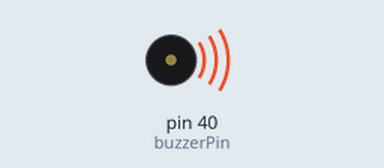
Simulated run of this sketch. Board: Arduino Mega 2560, built with avr-gcc and run on an emulated ATmega2560. On the bench: buzzer (waves = sounding).

Above: at 0.1 s.
At 55.1 s:
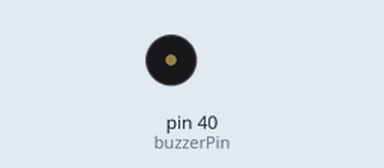
Timing chart, 0 to 56.6 s (numbered marks = the images above):
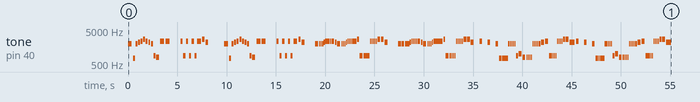

The sketch:

despacitoTheme.ino
```cpp
#include "notas.h"
// Despacito by Fonsi y el daddy waiting for v65
// Computer science student github.com/matirinfante
const int buzzerPin = 40;
void setup() {
  despacito();
}

void loop() {
}

void despacito(){

  verso();
  delay(1500);
  verso();
  delay(1000);
  versoFin();
  delay(1000);
  //Variacion loca v656876
  beep(NOTE_B6,120); //E7
  beep(NOTE_B6,120); //E7
  versoFin();
  // HERE THE BUZZER BURNS x2
  delay(500);
  besto();
  besto();
}
void verso(){
  beep(NOTE_B6,400); //E7
  beep(NOTE_FS5,200); //B7
  beep(NOTE_B6,200); //E7
  beep(NOTE_CS7,200); //E9
  beep(NOTE_D7,200); //E10
  beep(NOTE_E7,200); //E12
  beep(NOTE_D7,200); //E10
  beep(NOTE_CS7,200); //E9
  beep(NOTE_B6,200); //E7
  beep(NOTE_A5,200); //B10
  beep(NOTE_G5,300); //B8
  delay(40);
  beep(NOTE_D7,400); //E10
  beep(NOTE_D7,400); //E10
  delay(1000);
  beep(NOTE_D7,220); //E10
  beep(NOTE_A5,220); //B10
  beep(NOTE_D7,220); //E10
  beep(NOTE_A5,220); //B10
  beep(NOTE_D7,220); //E10
  beep(NOTE_A5,220); //B10
  beep(NOTE_D7,380); //E10
  beep(NOTE_E7,250); //E12
  beep(NOTE_CS7,300); //E9

  //beep(NOTE_B6,200); //E7
  //beep(NOTE_B6,200); //E7
}

void versoFin(){
  beep(NOTE_B6,300); //E7
  beep(NOTE_B6,120); //E7
  beep(NOTE_B6,120); //E7
  beep(NOTE_B6,120); //E7
  beep(NOTE_CS7,120); //E9
  beep(NOTE_D7,120); //E10
  beep(NOTE_D7,120); //E10
  beep(NOTE_D7,120); //E10
  beep(NOTE_D7,120); //E10
  beep(NOTE_D7,275); //E10
  beep(NOTE_CS7,175); //E9
  beep(NOTE_B6,300); //E7
  delay(40);
  beep(NOTE_B6,120); //E7
  beep(NOTE_B6,120); //E7
  beep(NOTE_B6,120); //E7
  beep(NOTE_CS7,120); //E9
  beep(NOTE_D7,120); //E10
  beep(NOTE_D7,120); //E10
  beep(NOTE_D7,120); //E10
  beep(NOTE_D7,120); //E10
  beep(NOTE_D7,275); //E10
  beep(NOTE_E7,175); //E12
  beep(NOTE_A5,300); //B10
  delay(40);
  beep(NOTE_A5,120); //B10
  beep(NOTE_A5,120); //B10
  beep(NOTE_A5,120); //B10
  beep(NOTE_A5,120); //B10
  beep(NOTE_D7,120); //E10
  beep(NOTE_D7,120); //E10
  beep(NOTE_D7,120); //E10
  beep(NOTE_D7,120); //E10
  beep(NOTE_D7,120); //E10
  beep(NOTE_E7,275); //E12
  beep(NOTE_E7,275); //E12
  beep(NOTE_CS7,300); //E9

}

void besto(){
  beep(NOTE_D7,250); //E10
  delay(500);
  beep(NOTE_CS7,250); //E9
  delay(500);
  beep(NOTE_B6,250); //E7
  beep(NOTE_FS5,250); //B7
  beep(NOTE_FS5,120); //B7
  beep(NOTE_FS5,120); //B7
  beep(NOTE_FS5,120); //B7
  beep(NOTE_FS5,120); //B7
  beep(NOTE_B6,120); //E7
  beep(NOTE_B6,120); //E7
  beep(NOTE_B6,120); //E7
  beep(NOTE_B6,120); //E7
  beep(NOTE_B6,120); //E7
  beep(NOTE_A5,200); //B10
  beep(NOTE_B5,300); //B12
  beep(NOTE_G5,275); //B8
  delay(40);
  beep(NOTE_G5,120); //B8
  beep(NOTE_G5,120); //B8
  beep(NOTE_G5,120); //B8
  beep(NOTE_G5,120); //B8
  beep(NOTE_B6,120); //E7
  beep(NOTE_B6,120); //E7
  beep(NOTE_B6,120); //E7
  beep(NOTE_B6,120); //E7
  beep(NOTE_B6,200); //E7
  beep(NOTE_CS7,300); //E9
  beep(NOTE_D7,300); //E10
  delay(40);
  beep(NOTE_A5,120); //B10
  beep(NOTE_A5,120); //B10
  beep(NOTE_A5,120); //B10
  beep(NOTE_A5,120); //B10
  beep(NOTE_A5,120); //B10
  beep(NOTE_D7,120); //E10
  beep(NOTE_D7,120); //E10
  beep(NOTE_D7,120); //E10
  beep(NOTE_D7,120); //E10
  beep(NOTE_E7,200); //E12
  beep(NOTE_E7,300); //E12
  beep(NOTE_CS7,500); //E9
}


void beep(int note, int duration)
{
  //Play tone on buzzerPin with determinate duration. Pause calculated for a better tone
  tone(buzzerPin, note, duration);
  int pause = duration * 1.30;
  delay(pause);
  noTone(buzzerPin);
}
```

notas.h
```cpp
/*************************************************
 * Public Constants
 *************************************************/

#define NOTE_B0  31
#define NOTE_C1  33
#define NOTE_CS1 35
#define NOTE_D1  37
#define NOTE_DS1 39
#define NOTE_E1  41
#define NOTE_F1  44
#define NOTE_FS1 46
#define NOTE_G1  49
#define NOTE_GS1 52
#define NOTE_A1  55
#define NOTE_AS1 58
#define NOTE_B1  62
#define NOTE_C2  65
#define NOTE_CS2 69
#define NOTE_D2  73
#define NOTE_DS2 78
#define NOTE_E2  82
#define NOTE_F2  87
#define NOTE_FS2 93
#define NOTE_G2  98
#define NOTE_GS2 104
#define NOTE_A2  110
#define NOTE_AS2 117
#define NOTE_B2  123
#define NOTE_C3  131
#define NOTE_CS3 139
#define NOTE_D3  147
#define NOTE_DS3 156
#define NOTE_E3  165
#define NOTE_F3  175
#define NOTE_FS3 185
#define NOTE_G3  196
#define NOTE_GS3 208
#define NOTE_A3  220
#define NOTE_AS3 233
#define NOTE_B3  247
#define NOTE_C4  262
#define NOTE_CS4 277
#define NOTE_D4  294
#define NOTE_DS4 311
#define NOTE_E4  330
#define NOTE_F4  349
#define NOTE_FS4 370
#define NOTE_G4  392
#define NOTE_GS4 415
#define NOTE_A4  440
#define NOTE_AS4 466
#define NOTE_B4  494
#define NOTE_C5  523
#define NOTE_CS5 554
#define NOTE_D5  587
#define NOTE_DS5 622
#define NOTE_E5  659
#define NOTE_F5  698
#define NOTE_FS5 740
#define NOTE_G5  784
#define NOTE_GS5 831
#define NOTE_A5  880
#define NOTE_AS5 932
#define NOTE_B5  988
#define NOTE_C6  1047
#define NOTE_CS6 1109
#define NOTE_D6  1175
#define NOTE_DS6 1245
#define NOTE_E6  1319
#define NOTE_F6  1397
#define NOTE_FS6 1480
#define NOTE_G6  1568
#define NOTE_GS6 1661
#define NOTE_A6  1760
#define NOTE_AS6 1865
#define NOTE_B6  1976
#define NOTE_C7  2093
#define NOTE_CS7 2217
#define NOTE_D7  2349
#define NOTE_DS7 2489
#define NOTE_E7  2637
#define NOTE_F7  2794
#define NOTE_FS7 2960
#define NOTE_G7  3136
#define NOTE_GS7 3322
#define NOTE_A7  3520
#define NOTE_AS7 3729
#define NOTE_B7  3951
#define NOTE_C8  4186
#define NOTE_CS8 4435
#define NOTE_D8  4699
#define NOTE_DS8 4978
```
